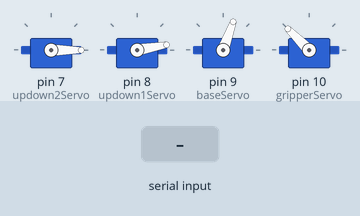
Bench run of a sketch on a simulated Arduino Uno, built with avr-gcc and run on an emulated ATmega328P. Parts: 4 × servo. The test bench sets the inputs (shaded band).

Above: at 2.2 s.
2.3 s: "1\n" received over Serial
At 2.7 s:
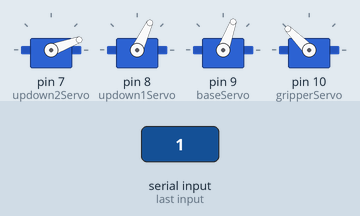
At 4.7 s:
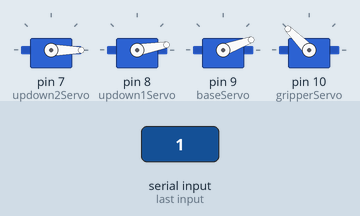
Timing chart, 0 to 7.3 s (numbered marks = the images above; inputs shaded):
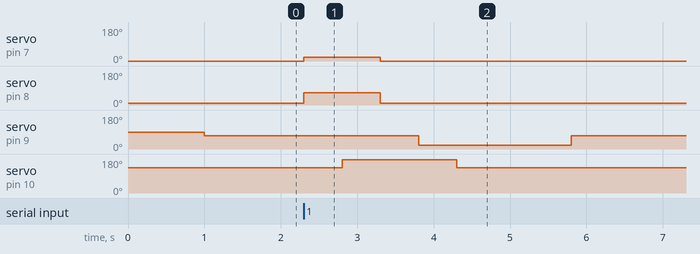

Measured:
- after the input at 2.3 s, servo on pin 7 (updown2Servo): 0° → 20° at once, → 0° 1.0 s later; servo on pin 8 (updown1Servo): 10° → 65° at once, → 10° 1.0 s later; servo on pin 9 (baseServo): 70° → 20° after 1.5 s, → 70° 2.0 s later; servo on pin 10 (gripperServo): 135° → 175° after 0.50 s, → 135° 1.5 s later

The sketch:

codeR4TaiXiu.ino
```cpp
#include <Servo.h>

Servo baseServo;
Servo gripperServo;
Servo updown1Servo;
Servo updown2Servo;


void dongTayGap(){
  gripperServo.write(175); //đóng tay gắp hết cỡ
}

void moTayGap(){
  gripperServo.write(135); //mở tay gắp hết cỡ
}

void quayTaySangTrai(){
  baseServo.write(123); //quay tay sang trái
}

void quayTaySangPhai(){
  baseServo.write(20); //quay tay sang phải
}

void nangTayLen(){
  updown1Servo.write(10); //cánh tay ngẩng lên trời
  updown2Servo.write(0); //cánh tay ngẩng lên trời
}

void haCanhTayXuong1(){
  updown1Servo.write(65);
  updown2Servo.write(20);
}

void haCanhTayXuong2(){
  updown1Servo.write(90);
  updown2Servo.write(15);
}

void quayVeGoc(){
  nangTayLen();
  moTayGap();
  delay(1000);
  baseServo.write(70);
}


void nhatMauXanhOViTriA(){
  quayVeGoc();
  delay(1000);
  haCanhTayXuong2();
  delay(1000);
  dongTayGap();
  delay(1000);
  nangTayLen();
  quayTaySangTrai();
  delay(1000);
  haCanhTayXuong1();
  delay(1000);
  moTayGap();
  delay(1000);
  quayVeGoc();
}


void setup() {
  Serial.begin(9600);
  updown2Servo.attach(7);
  updown1Servo.attach(8);
  baseServo.attach(9);
  gripperServo.attach(10);

  quayVeGoc();
}

void loop() {
  if (Serial.available()) {
    int code = Serial.parseInt();
    if(code == 1){
      haCanhTayXuong1();
      delay(500);
      dongTayGap();
      delay(500);
      nangTayLen();
      delay(500);
      quayTaySangPhai();
      delay(500);
      moTayGap();
      delay(500);
      quayVeGoc();

    }
  }
}
```
